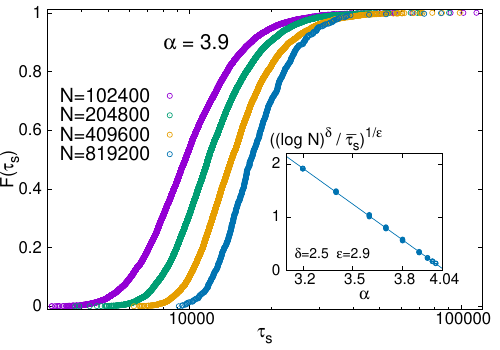

Source code (gnuplot):
set term postscript enhanced color eps dl 2.5
filenameoutput="Quenched_T0_3SAT_alpha_390_inset_line.eps"
set output filenameoutput

reset
set size 1,1
set origin 0,0
set multi
set log x
set ylabel "{/=26 F({/Symbol t}_s)}" rotate by 90 offset 0,-1
set xlabel "{/=26 {/Symbol t}_s}" offset 0,0
set key spacing 2.0 maxrows 10 width 4 at 10000,0.75
set xrange [3000:120000]
set yrange [-0.01:1.01]
set tics  font ",24"
set label "{/=30 {/Symbol a} = 3.9}" at 8000, 0.9

p '../../Results/SAT/MCT0/AllData/Quenched_T0_KSAT_N_102400_K_3_alpha_3.9_maxIt_2000000.txt' u 1:($0/10000) w p ps 1.2 pt 6 lc 1 lw 2  title "{/=28 N=102400" \
, '../../Results/SAT/MCT0/AllData/Quenched_T0_KSAT_N_204800_K_3_alpha_3.9_maxIt_2000000.txt' u 1:($0/9940) w p ps 1.2 pt 6 lc 2 lw 2  title "{/=28 N=204800" \
, '../../Results/SAT/MCT0/AllData/Quenched_T0_KSAT_N_409600_K_3_alpha_3.9_maxIt_2000000.txt' u 1:($0/5743) w p ps 1.2 pt 6 lc 4 lw 2  title "{/=28 N=409600" \
, '../../Results/SAT/MCT0/AllData/Quenched_T0_KSAT_N_819200_K_3_alpha_3.9_maxIt_2000000.txt' u 1:($0/587) w p ps 1.2 pt 6 lc 6 lw 2  title "{/=28 N=819200"


reset
set size 0.4,0.45
set origin 0.52, 0.14
set label '{/=24 ((log N)^{/Symbol d} / {~{{/Symbol t}}{0.8 \_}}_s)^{1/{/Symbol e}}}' at 3,2.5
set xlabel "{/=24 {/Symbol a}}" offset 0,0
set xrange [3.1:4.04]
set yrange [0:2.2]
set tics  font ",22"
set ytics (0, 1, 2, 3)
set xtics (3.2, 3.5, 3.8, 4.04)

a=2.5
b=-0.345

e=-1.0/b

title2=sprintf("{/=20 {/Symbol d}=%.1f  {/Symbol e}=%.1f}", a, e)

set label title2 at 3.15, 0.3


f(x) = c * x + d
fit f(x) '../../Results/SAT/MCT0/AllData/AllMeansToPlot_K_3_maxIt_2000000.txt' u 1:((exp($3)/log($2)**a)**b) via c,d

p '../../Results/SAT/MCT0/AllData/AllMeansToPlot_K_3_maxIt_2000000.txt' u 1:((exp($3)/log($2)**a)**b):($4*(-b)*((exp($3)/log($2)**a)**b)) w error pt 6 lc 6 lw 3 notitle \
, f(x) w l lc 6 lw 2 notitle